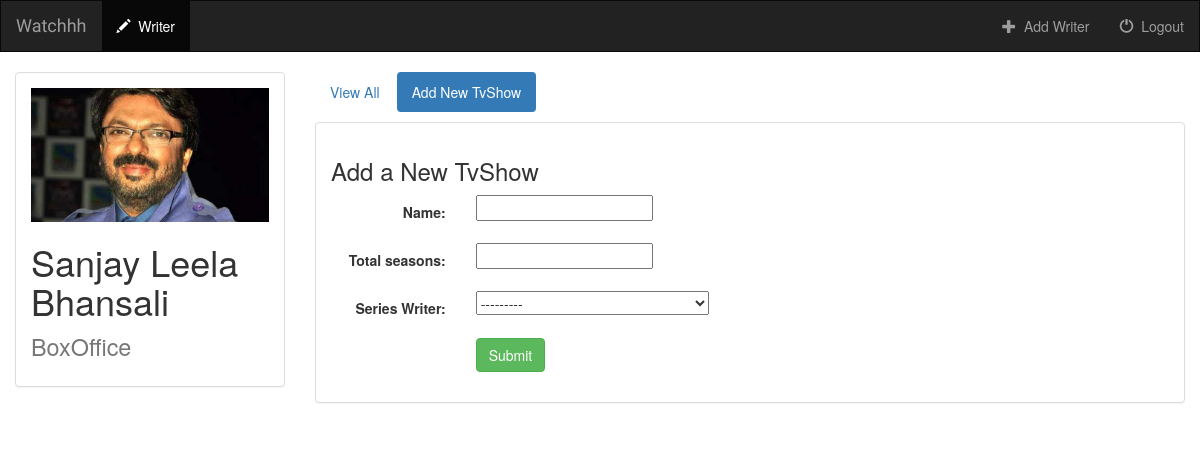
The app's page /tvseries/16/create_tvshow/ with its own data.
### tvseries/models.py (models this page shows)
class Writer(models.Model):
	user = models.ForeignKey(User, default=1)
	Writer = models.CharField(max_length=25)
	Bday = models.DateField('D.O.B')
	Literacy_agency = models.CharField(max_length=25)
	Writer_pic = models.FileField()
	def __str__(self):
		return self.Writer+' - ' + self.Literacy_agency

### tvseries/views.py (the view, shortened to what this page needs)
# urls.py: url(r'^(?P<writer_id>[0-9]+)/create_tvshow/$', views.create_tvshow, name='create_tvshow'),
def create_tvshow(request, writer_id):
    form = TvShowForm(request.POST or None, request.FILES or None)
    writer = get_object_or_404(Writer, pk=writer_id)
    context = {
        'writer': writer,
        'form': form,
    }
    return render(request, 'tvseries/create_tvshow.html', context)

### tvseries/forms.py
class TvShowForm(forms.ModelForm):
	class Meta:
		model = TvShow
		fields = ['Name', 'Total_seasons', 'Series_Writer']

### tvseries/templates/tvseries/create_tvshow.html (shortened to what this page needs)
{% extends 'tvseries/base.html' %}
{% block writers_active %}active{% endblock %}
{% block body %}
<div class="container-fluid">
    <div class="row">
        <div class="col-sm-4 col-md-3">
            <div class="panel panel-default">
                <div class="panel-body">
                        <a href="{% url 'tvseries:detail' writer.id %}">
                            {% if writer.Writer_pic %}
                                <img src="{{ writer.Writer_pic.url }}" class="img-responsive">
                            {% else %}
                                <h3>No image to display</h3>
                            {% endif %}
                        </a>
                    <h1>{{ writer.Writer }} <small>{{ writer.Literacy_agency }}</small></h1>
                </div>
            </div>
        </div>
        <div class="col-sm-8 col-md-9">
            <ul class="nav nav-pills" style="margin-bottom: 10px;">
                <li role="presentation"><a href="{% url 'tvseries:detail' writer.id %}">View All</a></li>
                <li role="presentation" class="active"><a href="{% url 'tvseries:create_movie' writer.id %}">Add New TvShow</a></li>
            </ul>
            <div class="panel panel-default">
                <div class="panel-body">
                    <h3>Add a New TvShow</h3>
                    <form class="form-horizontal" role="form" action="" method="post" enctype="multipart/form-data">
                        {% include 'tvseries/form-template.html' %}
                        <div class="form-group">
                            <div class="col-sm-offset-2 col-sm-10">
                                <button type="submit" class="btn btn-success">Submit</button>
                            </div>
                        </div>
                    </form>
                </div>
            </div>
        </div>
    </div>
</div>
{% endblock %}

### tvseries/static/tvseries/style.css (style rules this page uses)
body { background: white url("images/bgpic.jpg"); }

### records on screen
Writer: Writer_pic (picture), Writer "Sanjay Leela Bhansali", Literacy_agency "BoxOffice"

### other values on screen
{{ field.label_tag }} "Name:" "Total seasons:" "Series Writer:"
